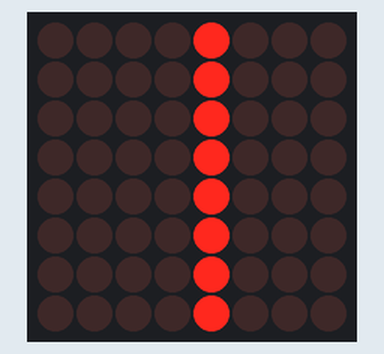
A sketch run on a simulated Arduino Uno, built with avr-gcc and run on an emulated ATmega328P. On the bench: 8×8 LED matrix.

Above: at 0.1 s.

The sketch:

Eje_2_Matriz_de_Led.ino
```cpp
#include "LedControl.h"
LedControl lc=LedControl(7,5,6,1);
int Columna=0;
void setup() {
lc.shutdown(0,false);
lc.setIntensity(0,12);
lc.clearDisplay(0);
}
void loop() {

for (int Columna=0; Columna<8; Columna++) {
lc.setLed(0,Columna,4,true);
}
delay(1000);
for (int Columna=0; Columna<8; Columna++) {
lc.setLed(0,Columna,4,false);
}
delay(1000);

}
```
